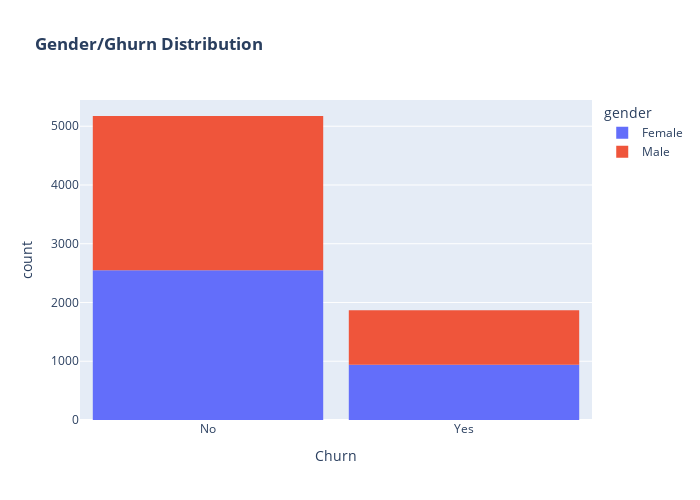

Here is the notebook cell this chart was saved with:
### Code cell
fig = px.histogram(data, x="Churn", color="gender",title="<b>Gender/Ghurn Distribution<b>")
fig.update_layout(width=700, height=500, bargap=0.1)
fig.show()

### Figure 1 — Plotly figure (JSON) as saved in the notebook; plotly's stock layout.template omitted (floating-point values rounded to 4 significant figures; data arrays with more than 128 entries replaced by an {"elided": "..."} marker saying what was removed)
{"data": [{"alignmentgroup": "True", "bingroup": "x", "hovertemplate": "gender=Female<br>Churn=%{x}<br>count=%{y}<extra></extra>", "legendgroup": "Female", "marker": {"color": "#636efa", "pattern": {"shape": ""}}, "name": "Female", "offsetgroup": "Female", "orientation": "v", "showlegend": true, "type": "histogram", "x": {"elided": "3488 str values"}, "xaxis": "x", "yaxis": "y"}, {"alignmentgroup": "True", "bingroup": "x", "hovertemplate": "gender=Male<br>Churn=%{x}<br>count=%{y}<extra></extra>", "legendgroup": "Male", "marker": {"color": "#EF553B", "pattern": {"shape": ""}}, "name": "Male", "offsetgroup": "Male", "orientation": "v", "showlegend": true, "type": "histogram", "x": {"elided": "3555 str values"}, "xaxis": "x", "yaxis": "y"}], "layout": {"bargap": 0.1, "barmode": "relative", "height": 500, "legend": {"title": {"text": "gender"}, "tracegroupgap": 0}, "title": {"text": "<b>Gender/Ghurn Distribution<b>"}, "width": 700, "xaxis": {"anchor": "y", "autorange": true, "domain": [0, 1], "range": [-0.5, 1.5], "title": {"text": "Churn"}, "type": "category"}, "yaxis": {"anchor": "x", "autorange": true, "domain": [0, 1], "range": [0, 5446.0], "title": {"text": "count"}}}}
